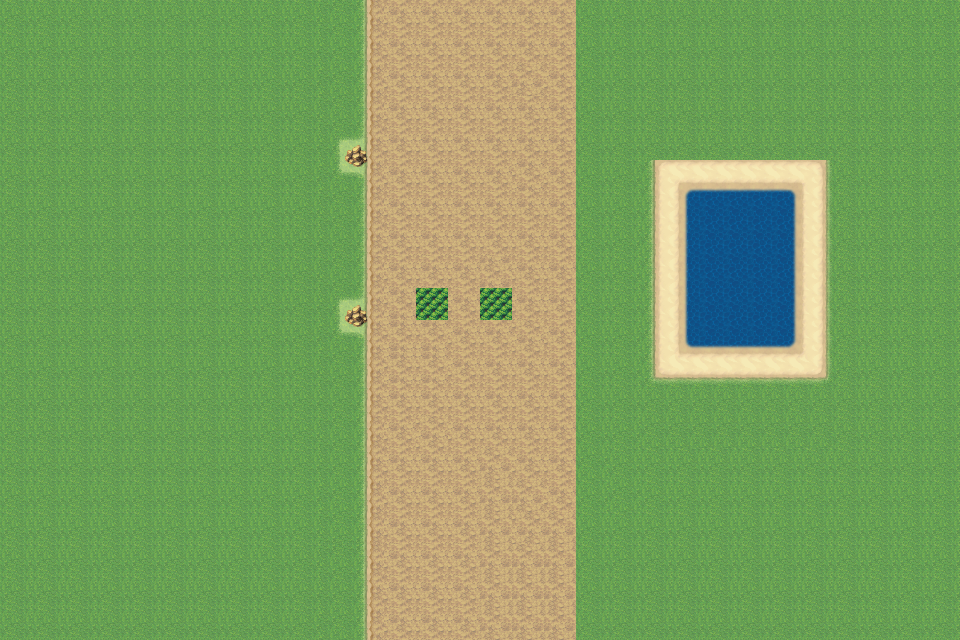

Below is a game level as drawn by its tile map, then a one-line description and the .tmx file that defines it, in full:
An orthogonal 30x20 tile map with 32x32 px tiles, 4 tile layers (bgBlockLayer, frontLayer, skyLayer, weatherLayer) and 1 object (Player).

<map version="1.9" tiledversion="1.9.2" orientation="orthogonal" renderorder="right-down" width="30" height="20" tilewidth="32" tileheight="32" infinite="0" nextlayerid="9" nextobjectid="4">
 <tileset firstgid="1" source="Plains TileSet1.tsx" />
 <layer id="1" name="bgBlockLayer" width="30" height="20" locked="1">
  <data encoding="csv">
42,42,42,42,42,42,42,42,42,42,10,11,49,49,49,49,49,49,42,42,42,42,42,42,42,42,42,42,42,42,
42,42,42,42,42,42,42,42,42,42,47,48,49,49,49,49,49,49,42,42,42,42,42,42,42,42,42,42,42,42,
42,42,42,42,42,42,42,42,42,42,84,85,49,49,49,49,124,49,42,42,42,42,42,42,42,42,42,42,42,42,
42,42,42,42,42,42,42,42,42,42,121,122,49,49,49,49,49,49,42,42,42,42,42,42,42,42,42,42,42,42,
42,42,42,42,42,42,42,42,42,42,158,159,49,49,49,49,49,49,42,42,42,42,42,42,42,42,42,42,42,42,
42,42,42,42,42,42,42,42,42,42,195,196,49,49,49,49,49,49,42,42,581,582,583,584,585,586,42,42,42,42,
42,42,42,42,42,42,42,42,42,42,232,233,49,49,49,49,49,49,42,42,618,619,620,621,622,623,42,42,42,42,
42,42,42,42,42,42,42,42,42,42,269,270,49,49,49,49,49,49,42,42,655,656,657,658,659,660,42,42,42,42,
42,42,42,42,42,42,42,42,42,42,121,122,49,49,49,753,49,49,42,42,692,693,694,695,696,697,42,42,42,42,
42,42,42,42,42,42,42,42,42,42,158,159,86,1,49,1,49,49,42,42,729,730,731,732,733,734,42,42,42,42,
42,42,42,42,42,42,42,42,42,42,195,196,86,86,49,49,123,49,42,42,766,767,768,769,770,771,42,42,42,42,
42,42,42,42,42,42,42,42,42,42,232,233,86,86,49,49,49,49,42,42,803,804,805,806,807,808,42,42,42,42,
42,42,42,42,42,42,42,42,42,42,269,270,49,49,49,49,49,49,42,42,840,841,842,843,844,845,42,42,42,42,
42,42,42,42,42,42,42,42,42,42,232,233,49,123,49,49,49,49,42,42,877,878,879,880,881,882,42,42,42,42,
42,42,42,42,42,42,42,42,42,42,269,270,49,49,49,124,49,49,42,42,42,42,42,42,42,42,42,42,42,42,
42,42,42,42,42,42,42,42,42,42,306,307,49,49,49,124,124,49,42,42,42,42,42,42,42,42,42,42,42,42,
42,42,42,42,42,42,42,42,42,42,232,233,49,49,49,124,123,124,42,42,42,42,42,42,42,42,42,42,42,42,
42,42,42,42,42,42,42,42,42,42,232,233,49,49,49,124,124,124,42,42,42,42,42,42,42,42,42,42,42,42,
42,42,42,42,42,42,42,42,42,42,269,270,49,49,49,124,124,124,42,42,42,42,42,42,42,42,42,42,42,42,
42,42,42,42,42,42,42,42,42,42,306,307,49,49,49,124,124,124,42,42,42,42,42,42,42,42,42,42,42,42
</data>
 </layer>
 <layer id="4" name="frontLayer" width="30" height="20">
  <data encoding="csv">
0,0,0,0,0,0,0,0,0,0,0,0,0,0,0,0,0,0,0,0,0,0,0,0,0,0,0,0,0,0,
0,0,0,0,0,0,0,0,0,0,0,0,0,0,0,0,0,0,0,0,0,0,0,0,0,0,0,0,0,0,
0,0,0,0,0,0,0,0,0,0,0,0,0,0,0,0,0,0,0,0,0,0,0,0,0,0,0,0,0,0,
0,0,0,0,0,0,0,0,0,0,0,0,0,0,0,0,0,0,0,0,0,0,0,0,0,0,0,0,0,0,
0,0,0,0,0,0,0,0,0,0,0,0,0,0,0,0,0,0,0,0,0,0,0,0,0,0,0,0,0,0,
0,0,0,0,0,0,0,0,0,0,0,0,0,0,0,0,86,0,0,0,0,0,0,0,0,0,0,0,0,0,
0,0,0,0,0,0,0,0,0,0,0,0,0,0,0,0,0,0,0,0,0,0,0,0,0,0,0,0,0,0,
0,0,0,0,0,0,0,0,0,0,0,0,0,0,0,0,0,0,0,0,0,0,0,0,0,0,0,0,0,0,
0,0,0,0,0,0,0,0,0,0,0,0,0,0,0,0,0,0,0,0,0,0,0,0,0,0,0,0,0,0,
0,0,0,0,0,0,0,0,0,0,0,0,0,0,0,0,0,0,0,0,0,0,0,0,0,0,0,0,0,0,
0,0,0,0,0,0,0,0,0,0,0,0,0,0,0,0,0,0,0,0,0,0,0,0,0,0,0,0,0,0,
0,0,0,0,0,0,0,0,0,0,0,0,0,0,0,0,0,0,0,0,0,0,0,0,0,0,0,0,0,0,
0,0,0,0,0,0,0,0,0,0,0,0,0,0,0,0,0,0,0,0,0,0,0,0,0,0,0,0,0,0,
0,0,0,0,0,0,0,0,0,0,0,0,0,0,0,0,0,0,0,0,0,0,0,0,0,0,0,0,0,0,
0,0,0,0,0,0,0,0,0,0,0,0,0,0,0,0,0,0,79,0,0,0,0,0,0,0,0,0,0,0,
0,0,0,0,0,0,0,0,0,0,0,0,0,0,0,0,0,0,0,79,0,0,0,0,0,0,0,0,0,0,
0,0,0,0,0,0,0,0,0,0,0,0,0,0,0,0,0,0,0,0,0,0,0,0,0,0,0,0,0,0,
0,0,0,0,0,0,0,0,0,0,0,0,0,0,0,0,0,0,0,0,0,0,0,0,0,0,0,0,0,0,
0,0,0,0,0,0,0,0,0,0,0,0,0,0,0,0,0,0,0,0,0,0,0,0,0,0,0,0,0,0,
0,0,0,0,0,0,0,0,0,0,0,0,0,0,0,0,0,0,0,0,0,0,0,0,0,0,0,0,0,0
</data>
 </layer>
 <objectgroup id="5" name="actors" locked="1">
  <object id="1" name="playerSpawnSpot" class="Player" x="458.262" y="391.677">
   <point />
  </object>
 </objectgroup>
 <layer id="7" name="skyLayer" width="30" height="20" locked="1">
  <data encoding="csv">
0,0,0,0,0,0,0,0,0,0,0,0,0,0,0,0,0,0,0,0,0,0,0,0,0,0,0,0,0,0,
0,0,0,0,0,0,0,0,0,0,0,0,0,0,0,0,0,0,0,0,0,0,0,0,0,0,0,0,0,0,
0,0,0,0,0,0,0,0,0,0,0,0,0,0,0,0,0,0,0,0,0,0,0,0,0,0,0,0,0,0,
0,0,0,0,0,0,0,0,0,0,0,0,0,0,0,0,0,0,0,0,0,0,0,0,0,0,0,0,0,0,
0,0,0,0,0,0,0,0,0,0,0,0,0,0,0,0,0,0,0,0,0,0,0,0,0,0,0,0,0,0,
0,0,0,0,0,0,0,0,0,0,0,0,0,0,0,0,0,0,0,0,0,0,0,0,0,0,0,0,0,0,
0,0,0,0,0,0,0,0,0,0,0,0,0,0,0,0,0,0,0,0,0,0,0,0,0,0,0,0,0,0,
0,0,0,0,0,0,0,0,0,0,0,0,0,0,0,0,0,0,0,0,0,0,0,0,0,0,0,0,0,0,
0,0,0,0,0,0,0,0,0,0,0,0,0,0,0,0,0,0,0,0,0,0,0,0,0,0,0,0,0,0,
0,0,0,0,0,0,0,0,0,0,0,0,0,0,0,0,0,0,0,0,0,0,0,0,0,0,0,0,0,0,
0,0,0,0,0,0,0,0,0,0,0,0,0,0,0,0,0,0,0,0,0,0,0,0,0,0,0,0,0,0,
0,0,0,0,0,0,0,0,0,0,0,0,0,0,0,0,0,0,0,0,0,0,0,0,0,0,0,0,0,0,
0,0,0,0,0,0,0,0,0,0,0,0,0,0,0,0,0,0,0,0,0,0,0,0,0,0,0,0,0,0,
0,0,0,0,0,0,0,0,0,0,0,0,0,0,0,0,0,0,0,0,0,0,0,0,0,0,0,0,0,0,
0,0,0,0,0,0,0,0,0,0,0,0,0,0,0,0,0,0,0,0,0,0,0,0,0,0,0,0,0,0,
0,0,0,0,0,0,0,0,0,0,0,0,0,0,0,0,0,0,0,0,0,0,0,0,0,0,0,0,0,0,
0,0,0,0,0,0,0,0,0,0,0,0,0,0,0,0,0,0,0,0,0,0,0,0,0,0,0,0,0,0,
0,0,0,0,0,0,0,0,0,0,0,0,0,0,0,0,0,0,0,0,0,0,0,0,0,0,0,0,0,0,
0,0,0,0,0,0,0,0,0,0,0,0,0,0,0,0,0,0,0,0,0,0,0,0,0,0,0,0,0,0,
0,0,0,0,0,0,0,0,0,0,0,0,0,0,0,0,0,0,0,0,0,0,0,0,0,0,0,0,0,0
</data>
 </layer>
 <layer id="8" name="weatherLayer" width="30" height="20" locked="1">
  <data encoding="csv">
0,0,0,0,0,0,0,0,0,0,0,0,0,0,0,0,0,0,0,0,0,0,0,0,0,0,0,0,0,0,
0,0,0,0,0,0,0,0,0,0,0,0,0,0,0,0,0,0,0,0,0,0,0,0,0,0,0,0,0,0,
0,0,0,0,0,0,0,0,0,0,0,0,0,0,0,0,0,0,0,0,0,0,0,0,0,0,0,0,0,0,
0,0,0,0,0,0,0,0,0,0,0,0,0,0,0,0,0,0,0,0,0,0,0,0,0,0,0,0,0,0,
0,0,0,0,0,0,0,0,0,0,0,0,0,0,0,0,0,0,0,0,0,0,0,0,0,0,0,0,0,0,
0,0,0,0,0,0,0,0,0,0,0,0,0,0,0,0,0,0,0,0,0,0,0,0,0,0,0,0,0,0,
0,0,0,0,0,0,0,0,0,0,0,0,0,0,0,0,0,0,0,0,0,0,0,0,0,0,0,0,0,0,
0,0,0,0,0,0,0,0,0,0,0,0,0,0,0,0,0,0,0,0,0,0,0,0,0,0,0,0,0,0,
0,0,0,0,0,0,0,0,0,0,0,0,0,0,0,0,0,0,0,0,0,0,0,0,0,0,0,0,0,0,
0,0,0,0,0,0,0,0,0,0,0,0,0,0,0,0,0,0,0,0,0,0,0,0,0,0,0,0,0,0,
0,0,0,0,0,0,0,0,0,0,0,0,0,0,0,0,0,0,0,0,0,0,0,0,0,0,0,0,0,0,
0,0,0,0,0,0,0,0,0,0,0,0,0,0,0,0,0,0,0,0,0,0,0,0,0,0,0,0,0,0,
0,0,0,0,0,0,0,0,0,0,0,0,0,0,0,0,0,0,0,0,0,0,0,0,0,0,0,0,0,0,
0,0,0,0,0,0,0,0,0,0,0,0,0,0,0,0,0,0,0,0,0,0,0,0,0,0,0,0,0,0,
0,0,0,0,0,0,0,0,0,0,0,0,0,0,0,0,0,0,0,0,0,0,0,0,0,0,0,0,0,0,
0,0,0,0,0,0,0,0,0,0,0,0,0,0,0,0,0,0,0,0,0,0,0,0,0,0,0,0,0,0,
0,0,0,0,0,0,0,0,0,0,0,0,0,0,0,0,0,0,0,0,0,0,0,0,0,0,0,0,0,0,
0,0,0,0,0,0,0,0,0,0,0,0,0,0,0,0,0,0,0,0,0,0,0,0,0,0,0,0,0,0,
0,0,0,0,0,0,0,0,0,0,0,0,0,0,0,0,0,0,0,0,0,0,0,0,0,0,0,0,0,0,
0,0,0,0,0,0,0,0,0,0,0,0,0,0,0,0,0,0,0,0,0,0,0,0,0,0,0,0,0,0
</data>
 </layer>
</map>